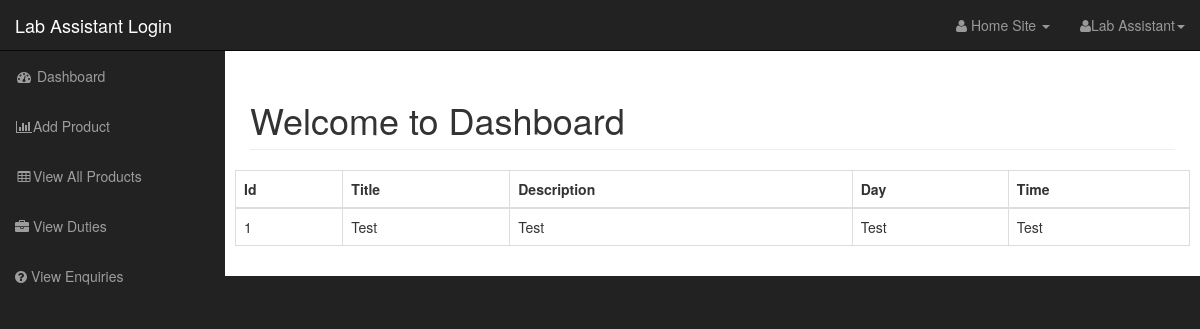
/lab_assistant/dashboard.php?source=view_lab_duties (signed in), run on the app's committed database.
### tables this page shows
CREATE TABLE `lab_duty` (
  `id` int(11) NOT NULL,
  `title` varchar(255) NOT NULL,
  `description` varchar(255) NOT NULL,
  `day` varchar(255) NOT NULL,
  `time` varchar(255) NOT NULL,
  `assigned_to` varchar(255) NOT NULL,
  `assigned_by` varchar(255) NOT NULL
);

### lab_assistant/view_lab_duties.php (the view)
<?php
$db_ID = $_SESSION['id'];
?>
<form action="" method="POST">
    <table class="table table-bordered table-hover">
        <tr>
            <th>Id</th>
            <th>Title</th>
            <th>Description</th>
            <th>Day</th>
            <th>Time</th>
        </tr>
        <tbody>
            <?php
                $query = "SELECT * FROM lab_duty where assigned_to = $db_ID";
                $select_prod_query = mysqli_query($connection, $query);
                while($row = mysqli_fetch_assoc($select_prod_query)){
                    $id = $row['assigned_to'];
                    $title = $row['title'];
                    $description = $row['description'];
                    $day = $row['day'];
                    $time = $row['time'];
                    echo "<tr>";
                        echo "<td>$id</td>";
                        echo "<td>$title</td>";
                        echo "<td>$description</td>";
                        echo "<td>$day</td>";
                        echo "<td>$time</td>";
                    echo "</tr>";
                }
            ?>
        </tbody>
    </table>
    </form>

### lab_assistant/css/sb-admin.css (style rules this page uses)
body { margin-top: 100px; background-color: #222; }
@media (min-width:768px) { body { margin-top: 50px; } }

### data on the page
lab_duty: assigned_to "1", title "Test", description "Test", day "Test", time "Test"
